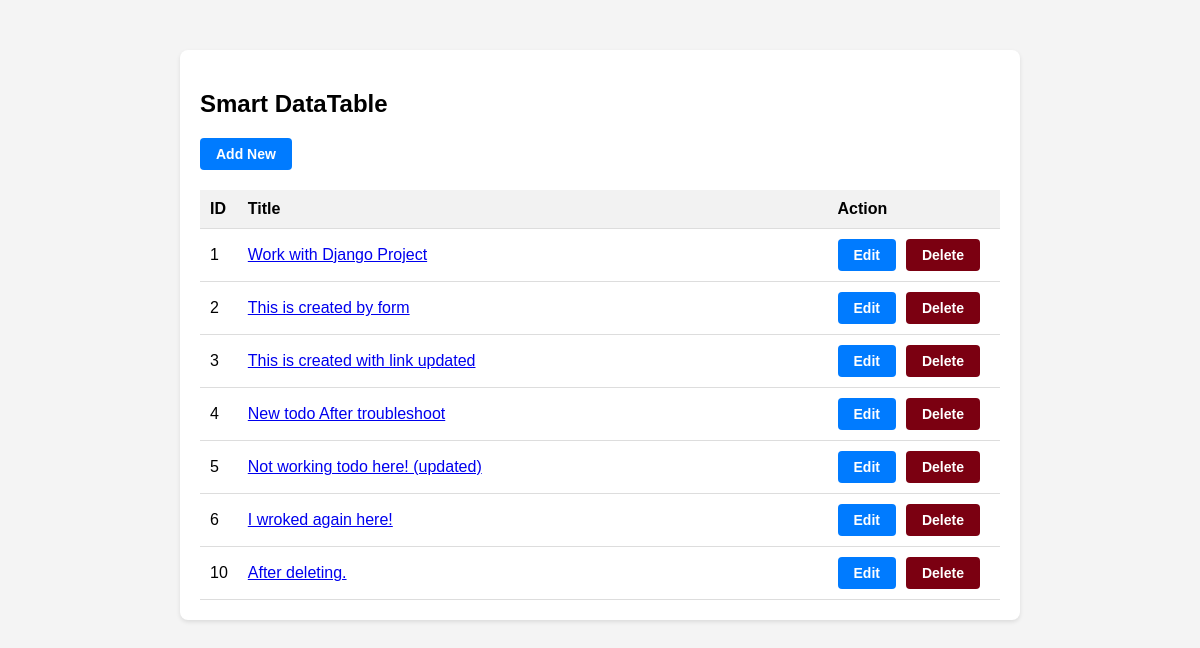
The page / on the database its author committed.
### todo_app/models.py (models this page shows, shortened)
class Todo(models.Model):
    user = models.ForeignKey(User, models.CASCADE)
    title = models.CharField(max_length=100)
    description = models.TextField()
    complete = models.BooleanField(default=False)
    doc = models.DateTimeField(auto_now_add = True)
    class Meta:
        verbose_name = "Todo"
        verbose_name_plural = "Todos"

### todo_app/views.py (the view)
# urls.py: path("", views.TodoList.as_view(), name="todo-list"),
class TodoList(ListView):
    model = Todo

### todo_app/templates/todo_app/todo_list.html (shortened to what this page needs)
<!DOCTYPE html>
<html lang="en">
  <head>
    <link
      rel="stylesheet"
      href="https://cdn.datatables.net/1.10.24/css/jquery.dataTables.min.css"
    />
  </head>
  <body>
    <div class="container">
      <h2>Smart DataTable</h2>
      <a href="{% url 'create-todo' %}" class="btn">Add New</a>
      <table id="dataTable">
        <thead>
          <tr>
            <th>ID</th>
            <th>Title</th>
            <th>Action</th>
          </tr>
        </thead>
        <tbody>
          {% for todo in object_list %}
          <tr>
            <td>{{todo.id}}</td>
            <td width="100%">
              <a href="{% url 'detail-todo' todo.id %}"> {{todo.title}}</a>
            </td>
            <td style="display: flex">
              <a href="{% url 'todo-update' todo.id %}" class="btn">Edit</a>
              <a href="{% url 'todo-delete' todo.id %}" class="btn-r">Delete</a>
            </td>
          </tr>
          {% endfor %}
        </tbody>
      </table>
    </div>
  </body>
</html>

### todo_app/templates/todo_app/todo_list.html (style rules this page uses)
body { font-family: Arial, sans-serif; background-color: #f4f4f4; }
.container { max-width: 800px; margin: 50px auto; padding: 20px; background-color: #fff; border-radius: 8px; box-shadow: 0 2px 4px rgba(0, 0, 0, 0.1); }
table { width: 100%; border-collapse: collapse; margin-top: 20px; }
th, td { padding: 10px; text-align: left; border-bottom: 1px solid #ddd; }
th { background-color: #f2f2f2; }
.btn { display: inline-block; padding: 8px 16px; margin-right: 10px; font-size: 14px; font-weight: bold; text-decoration: none; color: #fff; background-color: #007bff; border: none; border-radius: 4px; cursor: pointer; transition: background-color 0.3s ease; }
.btn-r { display: inline-block; padding: 8px 16px; margin-right: 10px; font-size: 14px; font-weight: bold; text-decoration: none; color: #fff; background-color: #7b0011; border: none; border-radius: 4px; cursor: pointer; transition: background-color 0.3s ease; }

### rows shown on the page
Todo: id "1", title "Work with Django Project"
Todo: id "2", title "This is created by form"
Todo: id "3", title "This is created with link updated"
Todo: id "4", title "New todo After troubleshoot"
Todo: id "5", title "Not working todo here! (updated)"
Todo: id "6", title "I wroked again here!"
Todo: id "10", title "After deleting."
